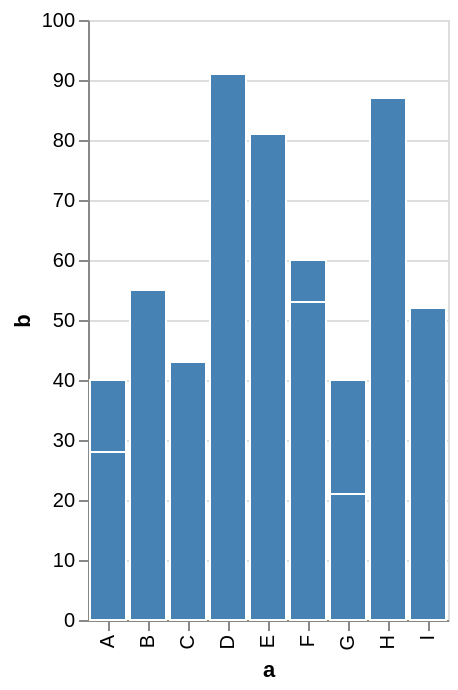

Express this chart as Vega-Lite.
### Vega-Lite specification from a JSON file in a GitHub repository (floating-point values rounded to 4 significant figures)
{"$schema": "https://vega.github.io/schema/vega-lite/v3.json", "description": "A simple bar chart with embedded data.", "background": "white", "data": {"values": [{"a": "A", "b": 28}, {"a": "A", "b": 12}, {"a": "B", "b": 55}, {"a": "C", "b": 43}, {"a": "D", "b": 91}, {"a": "E", "b": 81}, {"a": "F", "b": 53}, {"a": "F", "b": 7}, {"a": "G", "b": 21}, {"a": "G", "b": 19}, {"a": "H", "b": 87}, {"a": "I", "b": 52}]}, "mark": "bar", "encoding": {"x": {"field": "a", "type": "ordinal"}, "y": {"field": "b", "type": "quantitative", "stack": true}, "fill": {"value": "steelblue"}, "stroke": {"value": "white"}}}
